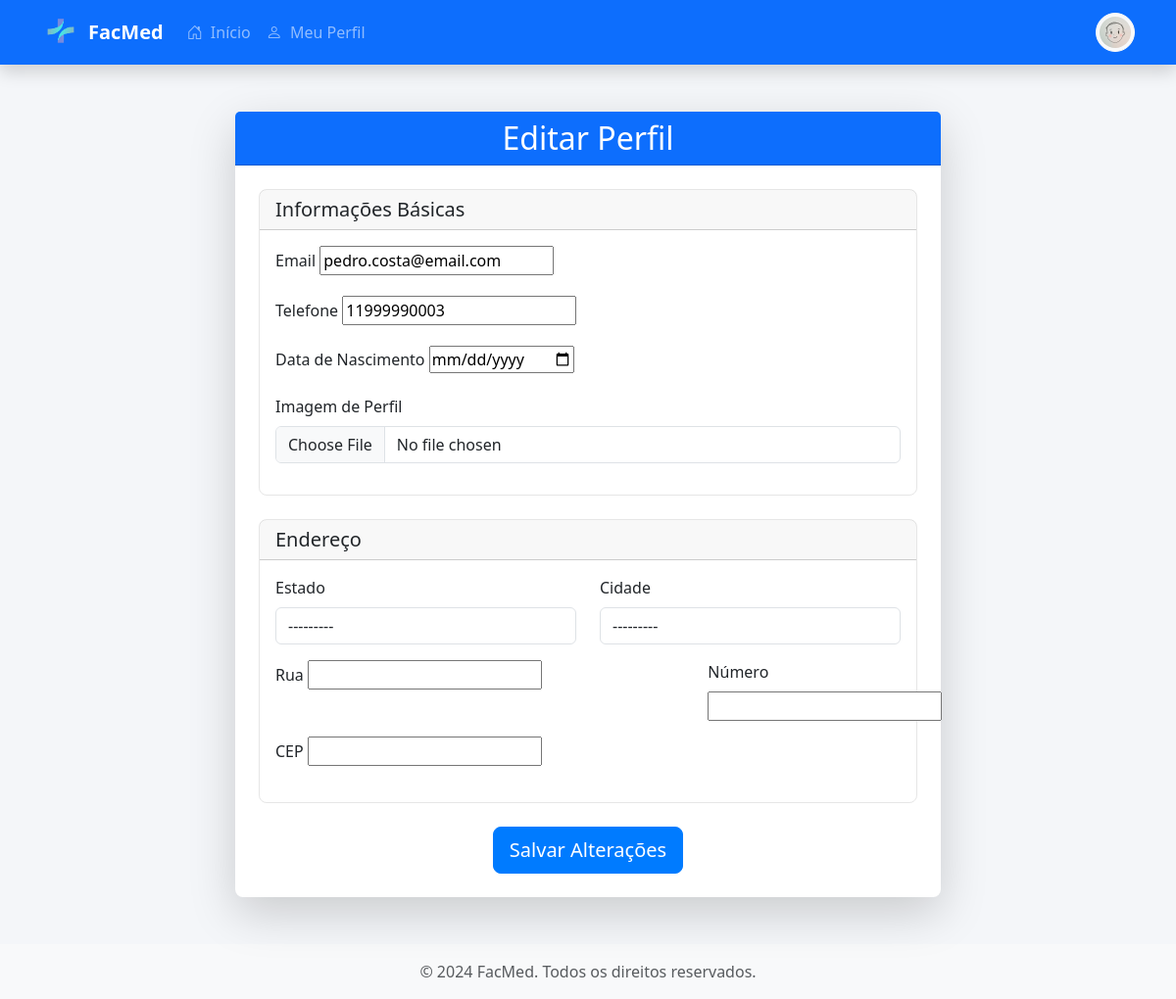
Screenshot of /perfil/editar/ (signed in) with the database file from the repository.
### usuarios/models.py (models this page shows, shortened)
class Usuario(AbstractUser):
    telefone = models.CharField(max_length=15, blank=True, null=True)
    telefone_profissional = models.BooleanField(default=False, verbose_name="Este número é WhatsApp profissional?")
    data_nascimento = models.DateField(null=True, blank=True)
    endereco = models.ForeignKey(Endereco, on_delete=models.CASCADE, null=True, blank=True)
    telefone = models.CharField(max_length=15, blank=True, null=True)
    imagem_perfil = models.ImageField(upload_to='media/usuarios', null=True, blank=True)
    class Meta:
        db_table = 'usuario'

### usuarios/views.py (the view)
# urls.py: path('perfil/editar/', ProfileEditView.as_view(), name='profile_edit'),
class ProfileEditView(LoginRequiredMixin, UpdateView):
    model = Usuario
    form_class = UsuarioUpdateForm
    template_name = 'usuarios/form.html'
    success_url = reverse_lazy('profile')
    login_url = 'login'
    def get_object(self, queryset=None):
        return self.request.user

### usuarios/models.py (called while the page is built)
    def __str__(self):
        return self.nome

### usuarios/templates/usuarios/form.html (shortened to what this page needs)
{% extends 'base.html' %}
{% block content %}
<div class="container my-5">
    <div class="row justify-content-center">
        <div class="col-md-8">
            <div class="card border-0 shadow-lg">
                <div class="card-header bg-primary text-white">
                    <h2 class="text-center mb-0">Editar Perfil</h2>
                </div>
                <div class="card-body p-4">
                    <form method="post" enctype="multipart/form-data">
                        <div class="card mb-4">
                            <div class="card-header">
                                <h5 class="mb-0">Informações Básicas</h5>
                            </div>
                            <div class="card-body">
                                <div class="mb-3">
                                    <label class="form-label">Email</label>
                                    {{ form.email }}
                                </div>
                                <div class="mb-3">
                                    <label class="form-label">Telefone</label>
                                    {{ form.telefone }}
                                </div>
                                <div class="mb-3">
                                    <label class="form-label">Data de Nascimento</label>
                                    {{ form.data_nascimento }}
                                </div>
                                <div class="mb-3">
                                    <label class="form-label">Imagem de Perfil</label>
                                    {{ form.imagem_perfil }}
                                </div>
                            </div>
                        </div>
                        <div class="card mb-4">
                            <div class="card-header">
                                <h5 class="mb-0">Endereço</h5>
                            </div>
                            <div class="card-body">
                                <div class="row">
                                    <div class="col-md-6 mb-3">
                                        <label class="form-label">Estado</label>
                                        {{ form.estado }}
                                    </div>
                                    <div class="col-md-6 mb-3">
                                        <label class="form-label">Cidade</label>
                                        {{ form.cidade }}
                                    </div>
                                </div>
                                <div class="row">
                                    <div class="col-md-8 mb-3">
                                        <label class="form-label">Rua</label>
                                        {{ form.rua }}
                                    </div>
                                    <div class="col-md-4 mb-3">
                                        <label class="form-label">Número</label>
                                        {{ form.numero }}
                                    </div>
                                </div>
                                <div class="mb-3">
                                    <label class="form-label">CEP</label>
                                    {{ form.cep }}
                                </div>
                            </div>
                        </div>
                        <div class="text-center">
                            <button type="submit" class="btn btn-primary btn-lg">Salvar Alterações</button>
                        </div>
                    </form>
                </div>
            </div>
        </div>
    </div>
</div>
{% endblock %}

### usuarios/templates/base.html (shortened to what this page needs)
<!DOCTYPE html>
<html lang="pt-br">
<head>
    {% load static %}
    <link href="https://cdn.jsdelivr.net/npm/bootstrap@5.3.0/dist/css/bootstrap.min.css" rel="stylesheet">
    <link href="https://cdn.jsdelivr.net/npm/bootstrap-icons@1.10.0/font/bootstrap-icons.css" rel="stylesheet">
    <link rel="stylesheet" href="{% static 'css/styles.css' %}">
</head>
<body>
    <nav class="navbar navbar-expand-lg navbar-dark bg-primary sticky-top shadow">
        <div class="container">
            <a class="navbar-brand d-flex align-items-center" href="{% url 'index' %}">
                <img src="{% static 'images/logo.png' %}" alt="FacMed Logo" height="40" class="me-2">
                <span class="fw-bold">FacMed</span>
            </a>
            <div class="collapse navbar-collapse" id="navbarNav">
                <ul class="navbar-nav me-auto">
                    <li class="nav-item">
                        <a class="nav-link {% if request.resolver_match.url_name == 'index' %}active{% endif %}" href="{% url 'index' %}">
                            <i class="bi bi-house-door me-1"></i> Início
                        </a>
                    </li>
                    {% if user.is_authenticated %}
                        <li class="nav-item">
                            <a class="nav-link {% if request.resolver_match.url_name == 'profile' %}active{% endif %}" href="{% url 'profile' %}">
                                <i class="bi bi-person me-1"></i> Meu Perfil
                            </a>
                        </li>
                    {% endif %}
                </ul>
                <div class="d-flex align-items-center">
                    {% if user.is_authenticated %}
                        <div class="dropdown">
                            <button class="btn btn-light rounded-circle d-flex align-items-center justify-content-center"
                                    style="width: 40px; height: 40px;"
                                    type="button"
                                    data-bs-toggle="dropdown"
                                    aria-expanded="false">
                                {% if user.imagem_perfil %}
                                    <img src="{{ user.imagem_perfil.url }}"
                                         class="rounded-circle"
                                         alt="Foto de Perfil"
                                         style="width: 32px; height: 32px; object-fit: cover;">
                                {% else %}
                                    <i class="bi bi-person-circle fs-5"></i>
                                {% endif %}
                            </button>
                        </div>
                    {% endif %}
                </div>
            </div>
        </div>
    </nav>
    <div class="container mt-4">
        {% block content %}
        {% endblock %}
    </div>
    <footer class="footer mt-5 py-3 bg-light">
        <div class="container text-center">
            <span class="text-muted">© 2024 FacMed. Todos os direitos reservados.</span>
        </div>
    </footer>
</body>
</html>

### usuarios/static/css/styles.css (style rules this page uses)
.card { border-radius: 8px; border: 1px solid #e6e6e6; transition: transform 0.2s ease-in-out, box-shadow 0.2s ease-in-out; }
.card .btn-primary { background-color: #007bff; border-color: #007bff; transition: background-color 0.3s ease-in-out; }

### usuarios/templates/base.html (style rules this page uses)
body { background-color: #f4f6f9; }

### rows the page displays
Usuario: imagem_perfil (picture), email "pedro.costa@email.com", telefone "11999990003"
